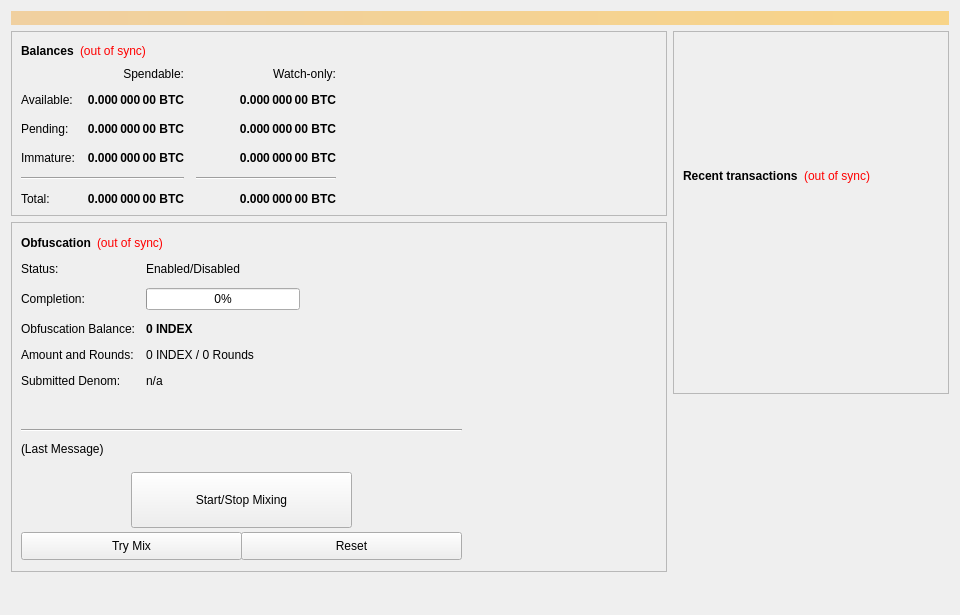
<?xml version="1.0" encoding="UTF-8"?>
<ui version="4.0">
 <class>OverviewPage</class>
 <widget class="QWidget" name="OverviewPage">
  <property name="geometry">
   <rect>
    <x>0</x>
    <y>0</y>
    <width>960</width>
    <height>615</height>
   </rect>
  </property>
  <property name="minimumSize">
   <size>
    <width>960</width>
    <height>0</height>
   </size>
  </property>
  <property name="windowTitle">
   <string>Form</string>
  </property>
  <layout class="QVBoxLayout" name="topLayout">
   <item>
    <widget class="QLabel" name="labelAlerts">
     <property name="visible">
      <bool>false</bool>
     </property>
     <property name="styleSheet">
      <string notr="true">background-color: qlineargradient(x1: 0, y1: 0, x2: 1, y2: 0, stop:0 #F0D0A0, stop:1 #F8D488); color:#000000;</string>
     </property>
     <property name="wordWrap">
      <bool>true</bool>
     </property>
     <property name="margin">
      <number>3</number>
     </property>
    </widget>
   </item>
   <item>
    <layout class="QHBoxLayout" name="horizontalLayout" stretch="1,1">
     <item>
      <layout class="QVBoxLayout" name="verticalLayout_2">
       <item>
        <widget class="QFrame" name="frame">
         <property name="frameShape">
          <enum>QFrame::StyledPanel</enum>
         </property>
         <property name="frameShadow">
          <enum>QFrame::Raised</enum>
         </property>
         <layout class="QVBoxLayout" name="verticalLayout_4">
          <item>
           <layout class="QHBoxLayout" name="horizontalLayout_4">
            <item>
             <widget class="QLabel" name="label_5">
              <property name="font">
               <font>
                <weight>75</weight>
                <bold>true</bold>
               </font>
              </property>
              <property name="text">
               <string>Balances</string>
              </property>
             </widget>
            </item>
            <item>
             <widget class="QLabel" name="labelWalletStatus">
              <property name="cursor">
               <cursorShape>WhatsThisCursor</cursorShape>
              </property>
              <property name="toolTip">
               <string>The displayed information may be out of date. Your wallet automatically synchronizes with the InstaDEX network after a connection is established, but this process has not completed yet.</string>
              </property>
              <property name="styleSheet">
               <string notr="true">QLabel { color: red; }</string>
              </property>
              <property name="text">
               <string notr="true">(out of sync)</string>
              </property>
              <property name="alignment">
               <set>Qt::AlignLeading|Qt::AlignLeft|Qt::AlignVCenter</set>
              </property>
             </widget>
            </item>
            <item>
             <spacer name="horizontalSpacer_3">
              <property name="orientation">
               <enum>Qt::Horizontal</enum>
              </property>
              <property name="sizeHint" stdset="0">
               <size>
                <width>40</width>
                <height>20</height>
               </size>
              </property>
             </spacer>
            </item>
           </layout>
          </item>
          <item>
           <layout class="QGridLayout" name="gridLayout">
            <property name="spacing">
             <number>12</number>
            </property>
            <item row="2" column="2">
             <widget class="QLabel" name="labelWatchPending">
              <property name="font">
               <font>
                <weight>75</weight>
                <bold>true</bold>
               </font>
              </property>
              <property name="cursor">
               <cursorShape>IBeamCursor</cursorShape>
              </property>
              <property name="toolTip">
               <string>Unconfirmed transactions to watch-only addresses</string>
              </property>
              <property name="text">
               <string notr="true">0.000 000 00 BTC</string>
              </property>
              <property name="alignment">
               <set>Qt::AlignRight|Qt::AlignTrailing|Qt::AlignVCenter</set>
              </property>
              <property name="textInteractionFlags">
               <set>Qt::LinksAccessibleByMouse|Qt::TextSelectableByKeyboard|Qt::TextSelectableByMouse</set>
              </property>
             </widget>
            </item>
            <item row="2" column="1">
             <widget class="QLabel" name="labelUnconfirmed">
              <property name="font">
               <font>
                <weight>75</weight>
                <bold>true</bold>
               </font>
              </property>
              <property name="cursor">
               <cursorShape>IBeamCursor</cursorShape>
              </property>
              <property name="toolTip">
               <string>Total of transactions that have yet to be confirmed, and do not yet count toward the spendable balance</string>
              </property>
              <property name="text">
               <string notr="true">0.000 000 00 BTC</string>
              </property>
              <property name="alignment">
               <set>Qt::AlignRight|Qt::AlignTrailing|Qt::AlignVCenter</set>
              </property>
              <property name="textInteractionFlags">
               <set>Qt::LinksAccessibleByMouse|Qt::TextSelectableByKeyboard|Qt::TextSelectableByMouse</set>
              </property>
             </widget>
            </item>
            <item row="3" column="2">
             <widget class="QLabel" name="labelWatchImmature">
              <property name="font">
               <font>
                <weight>75</weight>
                <bold>true</bold>
               </font>
              </property>
              <property name="cursor">
               <cursorShape>IBeamCursor</cursorShape>
              </property>
              <property name="toolTip">
               <string>Staked or masternode rewards in watch-only addresses that has not yet matured</string>
              </property>
              <property name="text">
               <string notr="true">0.000 000 00 BTC</string>
              </property>
              <property name="alignment">
               <set>Qt::AlignRight|Qt::AlignTrailing|Qt::AlignVCenter</set>
              </property>
              <property name="textInteractionFlags">
               <set>Qt::LinksAccessibleByMouse|Qt::TextSelectableByKeyboard|Qt::TextSelectableByMouse</set>
              </property>
             </widget>
            </item>
            <item row="4" column="0" colspan="2">
             <widget class="Line" name="lineSpendableBalance">
              <property name="orientation">
               <enum>Qt::Horizontal</enum>
              </property>
             </widget>
            </item>
            <item row="4" column="2">
             <widget class="Line" name="lineWatchBalance">
              <property name="sizePolicy">
               <sizepolicy hsizetype="Preferred" vsizetype="Fixed">
                <horstretch>0</horstretch>
                <verstretch>0</verstretch>
               </sizepolicy>
              </property>
              <property name="minimumSize">
               <size>
                <width>140</width>
                <height>0</height>
               </size>
              </property>
              <property name="orientation">
               <enum>Qt::Horizontal</enum>
              </property>
             </widget>
            </item>
            <item row="5" column="0">
             <widget class="QLabel" name="labelTotalText">
              <property name="text">
               <string>Total:</string>
              </property>
             </widget>
            </item>
            <item row="3" column="1">
             <widget class="QLabel" name="labelImmature">
              <property name="font">
               <font>
                <weight>75</weight>
                <bold>true</bold>
               </font>
              </property>
              <property name="cursor">
               <cursorShape>IBeamCursor</cursorShape>
              </property>
              <property name="toolTip">
               <string>Staked or masternode rewards that has not yet matured</string>
              </property>
              <property name="text">
               <string notr="true">0.000 000 00 BTC</string>
              </property>
              <property name="alignment">
               <set>Qt::AlignRight|Qt::AlignTrailing|Qt::AlignVCenter</set>
              </property>
              <property name="textInteractionFlags">
               <set>Qt::LinksAccessibleByMouse|Qt::TextSelectableByKeyboard|Qt::TextSelectableByMouse</set>
              </property>
             </widget>
            </item>
            <item row="2" column="3">
             <spacer name="horizontalSpacer_2">
              <property name="orientation">
               <enum>Qt::Horizontal</enum>
              </property>
              <property name="sizeHint" stdset="0">
               <size>
                <width>40</width>
                <height>20</height>
               </size>
              </property>
             </spacer>
            </item>
            <item row="3" column="0">
             <widget class="QLabel" name="labelImmatureText">
              <property name="text">
               <string>Immature:</string>
              </property>
             </widget>
            </item>
            <item row="5" column="1">
             <widget class="QLabel" name="labelTotal">
              <property name="font">
               <font>
                <weight>75</weight>
                <bold>true</bold>
               </font>
              </property>
              <property name="cursor">
               <cursorShape>IBeamCursor</cursorShape>
              </property>
              <property name="toolTip">
               <string>Your current total balance</string>
              </property>
              <property name="text">
               <string notr="true">0.000 000 00 BTC</string>
              </property>
              <property name="alignment">
               <set>Qt::AlignRight|Qt::AlignTrailing|Qt::AlignVCenter</set>
              </property>
              <property name="textInteractionFlags">
               <set>Qt::LinksAccessibleByMouse|Qt::TextSelectableByKeyboard|Qt::TextSelectableByMouse</set>
              </property>
             </widget>
            </item>
            <item row="5" column="2">
             <widget class="QLabel" name="labelWatchTotal">
              <property name="font">
               <font>
                <weight>75</weight>
                <bold>true</bold>
               </font>
              </property>
              <property name="cursor">
               <cursorShape>IBeamCursor</cursorShape>
              </property>
              <property name="toolTip">
               <string>Current total balance in watch-only addresses</string>
              </property>
              <property name="text">
               <string notr="true">0.000 000 00 BTC</string>
              </property>
              <property name="alignment">
               <set>Qt::AlignRight|Qt::AlignTrailing|Qt::AlignVCenter</set>
              </property>
              <property name="textInteractionFlags">
               <set>Qt::LinksAccessibleByMouse|Qt::TextSelectableByKeyboard|Qt::TextSelectableByMouse</set>
              </property>
             </widget>
            </item>
            <item row="0" column="2">
             <widget class="QLabel" name="labelWatchonly">
              <property name="text">
               <string>Watch-only:</string>
              </property>
              <property name="alignment">
               <set>Qt::AlignRight|Qt::AlignTrailing|Qt::AlignVCenter</set>
              </property>
             </widget>
            </item>
            <item row="1" column="0">
             <widget class="QLabel" name="labelBalanceText">
              <property name="text">
               <string>Available:</string>
              </property>
             </widget>
            </item>
            <item row="1" column="1">
             <widget class="QLabel" name="labelBalance">
              <property name="font">
               <font>
                <weight>75</weight>
                <bold>true</bold>
               </font>
              </property>
              <property name="cursor">
               <cursorShape>IBeamCursor</cursorShape>
              </property>
              <property name="toolTip">
               <string>Your current spendable balance</string>
              </property>
              <property name="text">
               <string notr="true">0.000 000 00 BTC</string>
              </property>
              <property name="alignment">
               <set>Qt::AlignRight|Qt::AlignTrailing|Qt::AlignVCenter</set>
              </property>
              <property name="textInteractionFlags">
               <set>Qt::LinksAccessibleByMouse|Qt::TextSelectableByKeyboard|Qt::TextSelectableByMouse</set>
              </property>
             </widget>
            </item>
            <item row="1" column="2">
             <widget class="QLabel" name="labelWatchAvailable">
              <property name="font">
               <font>
                <weight>75</weight>
                <bold>true</bold>
               </font>
              </property>
              <property name="cursor">
               <cursorShape>IBeamCursor</cursorShape>
              </property>
              <property name="toolTip">
               <string>Your current balance in watch-only addresses</string>
              </property>
              <property name="text">
               <string notr="true">0.000 000 00 BTC</string>
              </property>
              <property name="alignment">
               <set>Qt::AlignRight|Qt::AlignTrailing|Qt::AlignVCenter</set>
              </property>
              <property name="textInteractionFlags">
               <set>Qt::LinksAccessibleByMouse|Qt::TextSelectableByKeyboard|Qt::TextSelectableByMouse</set>
              </property>
             </widget>
            </item>
            <item row="2" column="0">
             <widget class="QLabel" name="labelPendingText">
              <property name="text">
               <string>Pending:</string>
              </property>
             </widget>
            </item>
            <item row="0" column="1">
             <widget class="QLabel" name="labelSpendable">
              <property name="text">
               <string>Spendable:</string>
              </property>
              <property name="alignment">
               <set>Qt::AlignRight|Qt::AlignTrailing|Qt::AlignVCenter</set>
              </property>
             </widget>
            </item>
           </layout>
          </item>
         </layout>
        </widget>
       </item>
       <item>
        <widget class="QFrame" name="frameObfuscation">
         <property name="minimumSize">
          <size>
           <width>0</width>
           <height>350</height>
          </size>
         </property>
         <property name="layoutDirection">
          <enum>Qt::LeftToRight</enum>
         </property>
         <property name="frameShape">
          <enum>QFrame::StyledPanel</enum>
         </property>
         <property name="frameShadow">
          <enum>QFrame::Raised</enum>
         </property>
         <widget class="QWidget" name="formLayoutWidget">
          <property name="geometry">
           <rect>
            <x>10</x>
            <y>40</y>
            <width>451</width>
            <height>161</height>
           </rect>
          </property>
          <layout class="QFormLayout" name="formLayout">
           <property name="fieldGrowthPolicy">
            <enum>QFormLayout::AllNonFixedFieldsGrow</enum>
           </property>
           <property name="horizontalSpacing">
            <number>11</number>
           </property>
           <property name="verticalSpacing">
            <number>12</number>
           </property>
           <item row="0" column="0">
            <widget class="QLabel" name="label_6">
             <property name="text">
              <string>Status:</string>
             </property>
            </widget>
           </item>
           <item row="1" column="0">
            <widget class="QLabel" name="label_7">
             <property name="text">
              <string>Completion:</string>
             </property>
            </widget>
           </item>
           <item row="1" column="1">
            <widget class="QProgressBar" name="obfuscationProgress">
             <property name="maximumSize">
              <size>
               <width>154</width>
               <height>16777215</height>
              </size>
             </property>
             <property name="value">
              <number>0</number>
             </property>
            </widget>
           </item>
           <item row="2" column="0">
            <widget class="QLabel" name="labelAnonymizedText">
             <property name="text">
              <string>Obfuscation Balance:</string>
             </property>
            </widget>
           </item>
           <item row="2" column="1">
            <widget class="QLabel" name="labelAnonymized">
             <property name="font">
              <font>
               <weight>75</weight>
               <bold>true</bold>
              </font>
             </property>
             <property name="text">
              <string notr="true">0 INDEX</string>
             </property>
            </widget>
           </item>
           <item row="3" column="0">
            <widget class="QLabel" name="label_8">
             <property name="text">
              <string>Amount and Rounds:</string>
             </property>
            </widget>
           </item>
           <item row="3" column="1">
            <widget class="QLabel" name="labelAmountRounds">
             <property name="text">
              <string>0 INDEX / 0 Rounds</string>
             </property>
            </widget>
           </item>
           <item row="4" column="0">
            <widget class="QLabel" name="label_9">
             <property name="text">
              <string>Submitted Denom:</string>
             </property>
            </widget>
           </item>
           <item row="4" column="1">
            <widget class="QLabel" name="labelSubmittedDenom">
             <property name="toolTip">
              <string>The denominations you submitted to the Masternode.&lt;br&gt;To mix, other users must submit the exact same denominations.</string>
             </property>
             <property name="text">
              <string>n/a</string>
             </property>
            </widget>
           </item>
           <item row="0" column="1">
            <widget class="QLabel" name="obfuscationEnabled">
             <property name="text">
              <string>Enabled/Disabled</string>
             </property>
            </widget>
           </item>
          </layout>
         </widget>
         <widget class="QPushButton" name="runAutoDenom">
          <property name="geometry">
           <rect>
            <x>251</x>
            <y>17</y>
            <width>1</width>
            <height>1</height>
           </rect>
          </property>
          <property name="palette">
           <palette>
            <active>
             <colorrole role="WindowText">
              <brush brushstyle="SolidPattern">
               <color alpha="255">
                <red>0</red>
                <green>0</green>
                <blue>0</blue>
               </color>
              </brush>
             </colorrole>
             <colorrole role="Button">
              <brush brushstyle="SolidPattern">
               <color alpha="255">
                <red>239</red>
                <green>238</green>
                <blue>238</blue>
               </color>
              </brush>
             </colorrole>
             <colorrole role="Light">
              <brush brushstyle="SolidPattern">
               <color alpha="255">
                <red>255</red>
                <green>255</green>
                <blue>255</blue>
               </color>
              </brush>
             </colorrole>
             <colorrole role="Midlight">
              <brush brushstyle="SolidPattern">
               <color alpha="255">
                <red>247</red>
                <green>246</green>
                <blue>246</blue>
               </color>
              </brush>
             </colorrole>
             <colorrole role="Dark">
              <brush brushstyle="SolidPattern">
               <color alpha="255">
                <red>119</red>
                <green>119</green>
                <blue>119</blue>
               </color>
              </brush>
             </colorrole>
             <colorrole role="Mid">
              <brush brushstyle="SolidPattern">
               <color alpha="255">
                <red>159</red>
                <green>159</green>
                <blue>159</blue>
               </color>
              </brush>
             </colorrole>
             <colorrole role="Text">
              <brush brushstyle="SolidPattern">
               <color alpha="255">
                <red>0</red>
                <green>0</green>
                <blue>0</blue>
               </color>
              </brush>
             </colorrole>
             <colorrole role="BrightText">
              <brush brushstyle="SolidPattern">
               <color alpha="255">
                <red>255</red>
                <green>255</green>
                <blue>255</blue>
               </color>
              </brush>
             </colorrole>
             <colorrole role="ButtonText">
              <brush brushstyle="SolidPattern">
               <color alpha="255">
                <red>0</red>
                <green>0</green>
                <blue>0</blue>
               </color>
              </brush>
             </colorrole>
             <colorrole role="Base">
              <brush brushstyle="SolidPattern">
               <color alpha="255">
                <red>255</red>
                <green>255</green>
                <blue>255</blue>
               </color>
              </brush>
             </colorrole>
             <colorrole role="Window">
              <brush brushstyle="SolidPattern">
               <color alpha="255">
                <red>239</red>
                <green>238</green>
                <blue>238</blue>
               </color>
              </brush>
             </colorrole>
             <colorrole role="Shadow">
              <brush brushstyle="SolidPattern">
               <color alpha="255">
                <red>0</red>
                <green>0</green>
                <blue>0</blue>
               </color>
              </brush>
             </colorrole>
             <colorrole role="AlternateBase">
              <brush brushstyle="SolidPattern">
               <color alpha="255">
                <red>247</red>
                <green>246</green>
                <blue>246</blue>
               </color>
              </brush>
             </colorrole>
             <colorrole role="ToolTipBase">
              <brush brushstyle="SolidPattern">
               <color alpha="255">
                <red>255</red>
                <green>255</green>
                <blue>220</blue>
               </color>
              </brush>
             </colorrole>
             <colorrole role="ToolTipText">
              <brush brushstyle="SolidPattern">
               <color alpha="255">
                <red>0</red>
                <green>0</green>
                <blue>0</blue>
               </color>
              </brush>
             </colorrole>
            </active>
            <inactive>
             <colorrole role="WindowText">
              <brush brushstyle="SolidPattern">
               <color alpha="255">
                <red>0</red>
                <green>0</green>
                <blue>0</blue>
               </color>
              </brush>
             </colorrole>
             <colorrole role="Button">
              <brush brushstyle="SolidPattern">
               <color alpha="255">
                <red>239</red>
                <green>238</green>
                <blue>238</blue>
               </color>
              </brush>
             </colorrole>
             <colorrole role="Light">
              <brush brushstyle="SolidPattern">
               <color alpha="255">
                <red>255</red>
                <green>255</green>
                <blue>255</blue>
               </color>
              </brush>
             </colorrole>
             <colorrole role="Midlight">
              <brush brushstyle="SolidPattern">
               <color alpha="255">
                <red>247</red>
                <green>246</green>
                <blue>246</blue>
               </color>
              </brush>
             </colorrole>
             <colorrole role="Dark">
              <brush brushstyle="SolidPattern">
               <color alpha="255">
                <red>119</red>
                <green>119</green>
                <blue>119</blue>
               </color>
              </brush>
             </colorrole>
             <colorrole role="Mid">
              <brush brushstyle="SolidPattern">
               <color alpha="255">
                <red>159</red>
                <green>159</green>
                <blue>159</blue>
               </color>
              </brush>
             </colorrole>
             <colorrole role="Text">
              <brush brushstyle="SolidPattern">
               <color alpha="255">
                <red>0</red>
                <green>0</green>
                <blue>0</blue>
               </color>
              </brush>
             </colorrole>
             <colorrole role="BrightText">
              <brush brushstyle="SolidPattern">
               <color alpha="255">
                <red>255</red>
                <green>255</green>
                <blue>255</blue>
               </color>
              </brush>
             </colorrole>
             <colorrole role="ButtonText">
              <brush brushstyle="SolidPattern">
               <color alpha="255">
                <red>0</red>
                <green>0</green>
                <blue>0</blue>
               </color>
              </brush>
             </colorrole>
             <colorrole role="Base">
              <brush brushstyle="SolidPattern">
               <color alpha="255">
                <red>255</red>
                <green>255</green>
                <blue>255</blue>
               </color>
              </brush>
             </colorrole>
             <colorrole role="Window">
              <brush brushstyle="SolidPattern">
               <color alpha="255">
                <red>239</red>
                <green>238</green>
                <blue>238</blue>
               </color>
              </brush>
             </colorrole>
             <colorrole role="Shadow">
              <brush brushstyle="SolidPattern">
               <color alpha="255">
                <red>0</red>
                <green>0</green>
                <blue>0</blue>
               </color>
              </brush>
             </colorrole>
             <colorrole role="AlternateBase">
              <brush brushstyle="SolidPattern">
               <color alpha="255">
                <red>247</red>
                <green>246</green>
                <blue>246</blue>
               </color>
              </brush>
             </colorrole>
             <colorrole role="ToolTipBase">
              <brush brushstyle="SolidPattern">
               <color alpha="255">
                <red>255</red>
                <green>255</green>
                <blue>220</blue>
               </color>
              </brush>
             </colorrole>
             <colorrole role="ToolTipText">
              <brush brushstyle="SolidPattern">
               <color alpha="255">
                <red>0</red>
                <green>0</green>
                <blue>0</blue>
               </color>
              </brush>
             </colorrole>
            </inactive>
            <disabled>
             <colorrole role="WindowText">
              <brush brushstyle="SolidPattern">
               <color alpha="255">
                <red>119</red>
                <green>119</green>
                <blue>119</blue>
               </color>
              </brush>
             </colorrole>
             <colorrole role="Button">
              <brush brushstyle="SolidPattern">
               <color alpha="255">
                <red>239</red>
                <green>238</green>
                <blue>238</blue>
               </color>
              </brush>
             </colorrole>
             <colorrole role="Light">
              <brush brushstyle="SolidPattern">
               <color alpha="255">
                <red>255</red>
                <green>255</green>
                <blue>255</blue>
               </color>
              </brush>
             </colorrole>
             <colorrole role="Midlight">
              <brush brushstyle="SolidPattern">
               <color alpha="255">
                <red>247</red>
                <green>246</green>
                <blue>246</blue>
               </color>
              </brush>
             </colorrole>
             <colorrole role="Dark">
              <brush brushstyle="SolidPattern">
               <color alpha="255">
                <red>119</red>
                <green>119</green>
                <blue>119</blue>
               </color>
              </brush>
             </colorrole>
             <colorrole role="Mid">
              <brush brushstyle="SolidPattern">
               <color alpha="255">
                <red>159</red>
                <green>159</green>
                <blue>159</blue>
               </color>
              </brush>
             </colorrole>
             <colorrole role="Text">
              <brush brushstyle="SolidPattern">
               <color alpha="255">
                <red>119</red>
                <green>119</green>
                <blue>119</blue>
               </color>
              </brush>
             </colorrole>
             <colorrole role="BrightText">
              <brush brushstyle="SolidPattern">
               <color alpha="255">
                <red>255</red>
                <green>255</green>
                <blue>255</blue>
               </color>
              </brush>
             </colorrole>
             <colorrole role="ButtonText">
              <brush brushstyle="SolidPattern">
               <color alpha="255">
                <red>119</red>
                <green>119</green>
                <blue>119</blue>
               </color>
              </brush>
             </colorrole>
             <colorrole role="Base">
              <brush brushstyle="SolidPattern">
               <color alpha="255">
                <red>239</red>
                <green>238</green>
                <blue>238</blue>
               </color>
              </brush>
             </colorrole>
             <colorrole role="Window">
              <brush brushstyle="SolidPattern">
               <color alpha="255">
                <red>239</red>
                <green>238</green>
                <blue>238</blue>
               </color>
              </brush>
             </colorrole>
             <colorrole role="Shadow">
              <brush brushstyle="SolidPattern">
               <color alpha="255">
                <red>0</red>
                <green>0</green>
                <blue>0</blue>
               </color>
              </brush>
             </colorrole>
             <colorrole role="AlternateBase">
              <brush brushstyle="SolidPattern">
               <color alpha="255">
                <red>239</red>
                <green>238</green>
                <blue>238</blue>
               </color>
              </brush>
             </colorrole>
             <colorrole role="ToolTipBase">
              <brush brushstyle="SolidPattern">
               <color alpha="255">
                <red>255</red>
                <green>255</green>
                <blue>220</blue>
               </color>
              </brush>
             </colorrole>
             <colorrole role="ToolTipText">
              <brush brushstyle="SolidPattern">
               <color alpha="255">
                <red>0</red>
                <green>0</green>
                <blue>0</blue>
               </color>
              </brush>
             </colorrole>
            </disabled>
           </palette>
          </property>
          <property name="focusPolicy">
           <enum>Qt::NoFocus</enum>
          </property>
          <property name="autoFillBackground">
           <bool>true</bool>
          </property>
          <property name="text">
           <string/>
          </property>
          <property name="flat">
           <bool>true</bool>
          </property>
         </widget>
         <widget class="QPushButton" name="toggleObfuscation">
          <property name="geometry">
           <rect>
            <x>120</x>
            <y>250</y>
            <width>221</width>
            <height>56</height>
           </rect>
          </property>
          <property name="sizePolicy">
           <sizepolicy hsizetype="MinimumExpanding" vsizetype="Fixed">
            <horstretch>0</horstretch>
            <verstretch>0</verstretch>
           </sizepolicy>
          </property>
          <property name="text">
           <string>Start/Stop Mixing</string>
          </property>
         </widget>
         <widget class="Line" name="lineLastMessage">
          <property name="geometry">
           <rect>
            <x>10</x>
            <y>200</y>
            <width>441</width>
            <height>16</height>
           </rect>
          </property>
          <property name="orientation">
           <enum>Qt::Horizontal</enum>
          </property>
         </widget>
         <widget class="QLabel" name="obfuscationStatus">
          <property name="geometry">
           <rect>
            <x>10</x>
            <y>220</y>
            <width>451</width>
            <height>61</height>
           </rect>
          </property>
          <property name="minimumSize">
           <size>
            <width>288</width>
            <height>43</height>
           </size>
          </property>
          <property name="text">
           <string>(Last Message)</string>
          </property>
          <property name="alignment">
           <set>Qt::AlignLeading|Qt::AlignLeft|Qt::AlignTop</set>
          </property>
          <property name="wordWrap">
           <bool>true</bool>
          </property>
         </widget>
         <widget class="QPushButton" name="obfuscationAuto">
          <property name="geometry">
           <rect>
            <x>10</x>
            <y>310</y>
            <width>221</width>
            <height>28</height>
           </rect>
          </property>
          <property name="sizePolicy">
           <sizepolicy hsizetype="MinimumExpanding" vsizetype="Fixed">
            <horstretch>0</horstretch>
            <verstretch>0</verstretch>
           </sizepolicy>
          </property>
          <property name="toolTip">
           <string>Try to manually submit a Obfuscation request.</string>
          </property>
          <property name="text">
           <string>Try Mix</string>
          </property>
         </widget>
         <widget class="QPushButton" name="obfuscationReset">
          <property name="geometry">
           <rect>
            <x>230</x>
            <y>310</y>
            <width>221</width>
            <height>28</height>
           </rect>
          </property>
          <property name="sizePolicy">
           <sizepolicy hsizetype="MinimumExpanding" vsizetype="Fixed">
            <horstretch>0</horstretch>
            <verstretch>0</verstretch>
           </sizepolicy>
          </property>
          <property name="toolTip">
           <string>Reset the current status of Obfuscation (can interrupt Obfuscation if it's in the process of Mixing, which can cost you money!)</string>
          </property>
          <property name="autoFillBackground">
           <bool>false</bool>
          </property>
          <property name="text">
           <string>Reset</string>
          </property>
         </widget>
         <widget class="QWidget" name="layoutWidget">
          <property name="geometry">
           <rect>
            <x>10</x>
            <y>10</y>
            <width>431</width>
            <height>22</height>
           </rect>
          </property>
          <layout class="QHBoxLayout" name="horizontalLayout_5">
           <item>
            <widget class="QLabel" name="label_2">
             <property name="font">
              <font>
               <weight>75</weight>
               <bold>true</bold>
              </font>
             </property>
             <property name="text">
              <string>Obfuscation</string>
             </property>
            </widget>
           </item>
           <item>
            <widget class="QLabel" name="labelObfuscationSyncStatus">
             <property name="toolTip">
              <string>The displayed information may be out of date. Your wallet automatically synchronizes with the InstaDEX network after a connection is established, but this process has not completed yet.</string>
             </property>
             <property name="styleSheet">
              <string notr="true">QLabel { color: red; }</string>
             </property>
             <property name="text">
              <string notr="true">(out of sync)</string>
             </property>
             <property name="alignment">
              <set>Qt::AlignLeading|Qt::AlignLeft|Qt::AlignVCenter</set>
             </property>
            </widget>
           </item>
           <item>
            <spacer name="horizontalSpacer_4">
             <property name="orientation">
              <enum>Qt::Horizontal</enum>
             </property>
             <property name="sizeHint" stdset="0">
              <size>
               <width>40</width>
               <height>20</height>
              </size>
             </property>
            </spacer>
           </item>
          </layout>
         </widget>
        </widget>
       </item>
       <item>
        <spacer name="verticalSpacer">
         <property name="orientation">
          <enum>Qt::Vertical</enum>
         </property>
         <property name="sizeHint" stdset="0">
          <size>
           <width>20</width>
           <height>40</height>
          </size>
         </property>
        </spacer>
       </item>
      </layout>
     </item>
     <item>
      <layout class="QVBoxLayout" name="verticalLayout_3">
       <item>
        <widget class="QFrame" name="frame_2">
         <property name="sizePolicy">
          <sizepolicy hsizetype="Fixed" vsizetype="Fixed">
           <horstretch>0</horstretch>
           <verstretch>0</verstretch>
          </sizepolicy>
         </property>
         <property name="frameShape">
          <enum>QFrame::StyledPanel</enum>
         </property>
         <property name="frameShadow">
          <enum>QFrame::Raised</enum>
         </property>
         <layout class="QVBoxLayout" name="verticalLayout">
          <item>
           <spacer name="verticalSpacer_4">
            <property name="orientation">
             <enum>Qt::Vertical</enum>
            </property>
            <property name="sizeHint" stdset="0">
             <size>
              <width>20</width>
              <height>75</height>
             </size>
            </property>
           </spacer>
          </item>
          <item>
           <widget class="QLabel" name="bannerLabel">
            <property name="text">
             <string/>
            </property>
           </widget>
          </item>
          <item>
           <spacer name="verticalSpacer_3">
            <property name="orientation">
             <enum>Qt::Vertical</enum>
            </property>
            <property name="sizeType">
             <enum>QSizePolicy::Preferred</enum>
            </property>
            <property name="sizeHint" stdset="0">
             <size>
              <width>20</width>
              <height>30</height>
             </size>
            </property>
           </spacer>
          </item>
          <item>
           <layout class="QHBoxLayout" name="horizontalLayout_2">
            <item>
             <widget class="QLabel" name="label_4">
              <property name="font">
               <font>
                <weight>75</weight>
                <bold>true</bold>
               </font>
              </property>
              <property name="text">
               <string>Recent transactions</string>
              </property>
             </widget>
            </item>
            <item>
             <widget class="QLabel" name="labelTransactionsStatus">
              <property name="cursor">
               <cursorShape>WhatsThisCursor</cursorShape>
              </property>
              <property name="toolTip">
               <string>The displayed information may be out of date. Your wallet automatically synchronizes with the InstaDEX network after a connection is established, but this process has not completed yet.</string>
              </property>
              <property name="styleSheet">
               <string notr="true">QLabel { color: red; }</string>
              </property>
              <property name="text">
               <string notr="true">(out of sync)</string>
              </property>
              <property name="alignment">
               <set>Qt::AlignRight|Qt::AlignTrailing|Qt::AlignVCenter</set>
              </property>
             </widget>
            </item>
            <item>
             <spacer name="horizontalSpacer">
              <property name="orientation">
               <enum>Qt::Horizontal</enum>
              </property>
              <property name="sizeHint" stdset="0">
               <size>
                <width>40</width>
                <height>20</height>
               </size>
              </property>
             </spacer>
            </item>
           </layout>
          </item>
          <item>
           <widget class="QListView" name="listTransactions">
            <property name="styleSheet">
             <string notr="true">QListView { background: transparent; }</string>
            </property>
            <property name="frameShape">
             <enum>QFrame::NoFrame</enum>
            </property>
            <property name="verticalScrollBarPolicy">
             <enum>Qt::ScrollBarAlwaysOff</enum>
            </property>
            <property name="horizontalScrollBarPolicy">
             <enum>Qt::ScrollBarAlwaysOff</enum>
            </property>
            <property name="selectionMode">
             <enum>QAbstractItemView::NoSelection</enum>
            </property>
           </widget>
          </item>
         </layout>
        </widget>
       </item>
       <item>
        <spacer name="verticalSpacer_2">
         <property name="orientation">
          <enum>Qt::Vertical</enum>
         </property>
         <property name="sizeType">
          <enum>QSizePolicy::Expanding</enum>
         </property>
         <property name="sizeHint" stdset="0">
          <size>
           <width>20</width>
           <height>40</height>
          </size>
         </property>
        </spacer>
       </item>
      </layout>
     </item>
    </layout>
   </item>
  </layout>
 </widget>
 <resources/>
 <connections/>
</ui>
